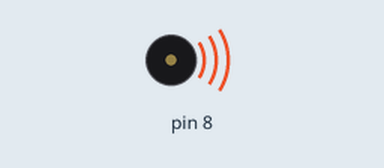
This sketch was run on a simulated Arduino Uno, built with avr-gcc and run on an emulated ATmega328P. On the bench: buzzer (waves = sounding).

Above: at 0.1 s.
At 20.0 s:
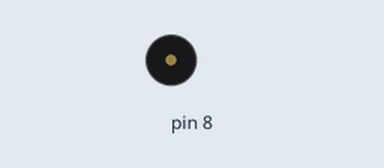
Timing chart, 0 to 21.5 s (numbered marks = the images above):
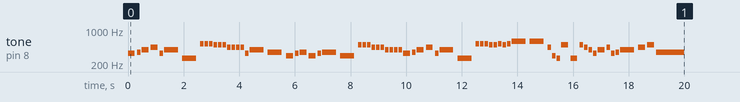

The sketch:

tone_test.ino
```cpp
//const int melody[]{
//  262,
//  294,
//  330,
//  349,
//  392,
//  440,
//  494,
//  523
//};
//
//#define BUZZER 10
//
//
//void setup() {
//  for(int i = 0; i < 8; i++){
//    tone(BUZZER, melody[i],500);
//    delay(500);
//  }
//}
//
//void loop() {
//
//}

 #include "pitches.h"

// notes in the melody:
int melody1[] = {
  NOTE_E4, NOTE_F4, NOTE_G4, NOTE_A4, NOTE_E4, NOTE_G4, NOTE_C4,
  NOTE_C5, NOTE_C5, NOTE_C5, NOTE_B4, NOTE_B4, NOTE_B4, NOTE_A4, NOTE_A4, NOTE_A4, NOTE_A4, NOTE_E4, NOTE_G4, NOTE_F4,
  NOTE_D4, NOTE_E4, NOTE_F4, NOTE_D4, NOTE_E4, NOTE_F4, NOTE_D4,
  NOTE_B4, NOTE_B4, NOTE_B4, NOTE_A4, NOTE_A4, NOTE_A4, NOTE_G4, NOTE_G4, NOTE_G4, NOTE_G4, NOTE_F4, NOTE_E4};

int noteDurations1[] = {
  4, 8, 4, 4, 8, 2, 2,
  8, 8, 8, 8, 8, 8, 8, 8, 8, 8, 8, 2, 2,
  4, 8, 4, 4, 8, 2, 2,
  8, 8, 8, 8, 8, 8, 8, 8, 8, 8, 8, 2};

int melody2[] = {
  NOTE_E4, NOTE_F4, NOTE_G4, NOTE_A4, NOTE_E4, NOTE_G4, NOTE_C4,
  NOTE_C5, NOTE_C5, NOTE_C5, NOTE_B4, NOTE_B4, NOTE_C5, NOTE_B4, NOTE_C5, NOTE_D5, NOTE_D5, NOTE_A4,
  NOTE_D4, NOTE_C4, NOTE_B4, NOTE_C4, NOTE_B4, NOTE_A4, NOTE_G4, NOTE_E4, NOTE_G4, NOTE_A4, NOTE_E4, NOTE_F4, NOTE_G4,
  NOTE_A4, NOTE_B4, NOTE_F4, NOTE_C5};

// note durations: 4 = quarter note, 8 = eighth note, etc.:
int noteDurations2[] = {
  4, 8, 4, 4, 8, 2, 2,
  8, 8, 8, 8, 8, 8, 8, 8, 2, 2,
  8, 8, 8, 4, 4, 8, 8, 8, 8, 4, 8, 8, 8,
  2, 4, 4, 1};

void setup() {
  // iterate over the notes of the melody:
  for (int thisNote = 0; thisNote < 37; thisNote++) {

    // to calculate the note duration, take one second
    // divided by the note type.
    //e.g. quarter note = 1000 / 4, eighth note = 1000/8, etc.
    int noteDuration = 1000/noteDurations1[thisNote];
    tone(8, melody1[thisNote],noteDuration);

    // to distinguish the notes, set a minimum time between them.
    // the note's duration + 30% seems to work well:
    int pauseBetweenNotes = noteDuration * 1.30;
    delay(pauseBetweenNotes);
    // stop the tone playing:
    noTone(8);
  }

  for (int thisNote = 0; thisNote < 34; thisNote++) {

    // to calculate the note duration, take one second
    // divided by the note type.
    //e.g. quarter note = 1000 / 4, eighth note = 1000/8, etc.
    int noteDuration = 1000/noteDurations2[thisNote];
    tone(8, melody2[thisNote],noteDuration);

    // to distinguish the notes, set a minimum time between them.
    // the note's duration + 30% seems to work well:
    int pauseBetweenNotes = noteDuration * 1.30;
    delay(pauseBetweenNotes);
    // stop the tone playing:
    noTone(8);
  }
}

void loop() {
  // no need to repeat the melody.
}
```

pitches.h
```cpp
/*************************************************
 * Public Constants
 *************************************************/

#define NOTE_B0  31
#define NOTE_C1  33
#define NOTE_CS1 35
#define NOTE_D1  37
#define NOTE_DS1 39
#define NOTE_E1  41
#define NOTE_F1  44
#define NOTE_FS1 46
#define NOTE_G1  49
#define NOTE_GS1 52
#define NOTE_A1  55
#define NOTE_AS1 58
#define NOTE_B1  62
#define NOTE_C2  65
#define NOTE_CS2 69
#define NOTE_D2  73
#define NOTE_DS2 78
#define NOTE_E2  82
#define NOTE_F2  87
#define NOTE_FS2 93
#define NOTE_G2  98
#define NOTE_GS2 104
#define NOTE_A2  110
#define NOTE_AS2 117
#define NOTE_B2  123
#define NOTE_C3  131
#define NOTE_CS3 139
#define NOTE_D3  147
#define NOTE_DS3 156
#define NOTE_E3  165
#define NOTE_F3  175
#define NOTE_FS3 185
#define NOTE_G3  196
#define NOTE_GS3 208
#define NOTE_A3  220
#define NOTE_AS3 233
#define NOTE_B3  247
#define NOTE_C4  262
#define NOTE_CS4 277
#define NOTE_D4  294
#define NOTE_DS4 311
#define NOTE_E4  330
#define NOTE_F4  349
#define NOTE_FS4 370
#define NOTE_G4  392
#define NOTE_GS4 415
#define NOTE_A4  440
#define NOTE_AS4 466
#define NOTE_B4  494
#define NOTE_C5  523
#define NOTE_CS5 554
#define NOTE_D5  587
#define NOTE_DS5 622
#define NOTE_E5  659
#define NOTE_F5  698
#define NOTE_FS5 740
#define NOTE_G5  784
#define NOTE_GS5 831
#define NOTE_A5  880
#define NOTE_AS5 932
#define NOTE_B5  988
#define NOTE_C6  1047
#define NOTE_CS6 1109
#define NOTE_D6  1175
#define NOTE_DS6 1245
#define NOTE_E6  1319
#define NOTE_F6  1397
#define NOTE_FS6 1480
#define NOTE_G6  1568
#define NOTE_GS6 1661
#define NOTE_A6  1760
#define NOTE_AS6 1865
#define NOTE_B6  1976
#define NOTE_C7  2093
#define NOTE_CS7 2217
#define NOTE_D7  2349
#define NOTE_DS7 2489
#define NOTE_E7  2637
#define NOTE_F7  2794
#define NOTE_FS7 2960
#define NOTE_G7  3136
#define NOTE_GS7 3322
#define NOTE_A7  3520
#define NOTE_AS7 3729
#define NOTE_B7  3951
#define NOTE_C8  4186
#define NOTE_CS8 4435
#define NOTE_D8  4699
#define NOTE_DS8 4978
 
```
